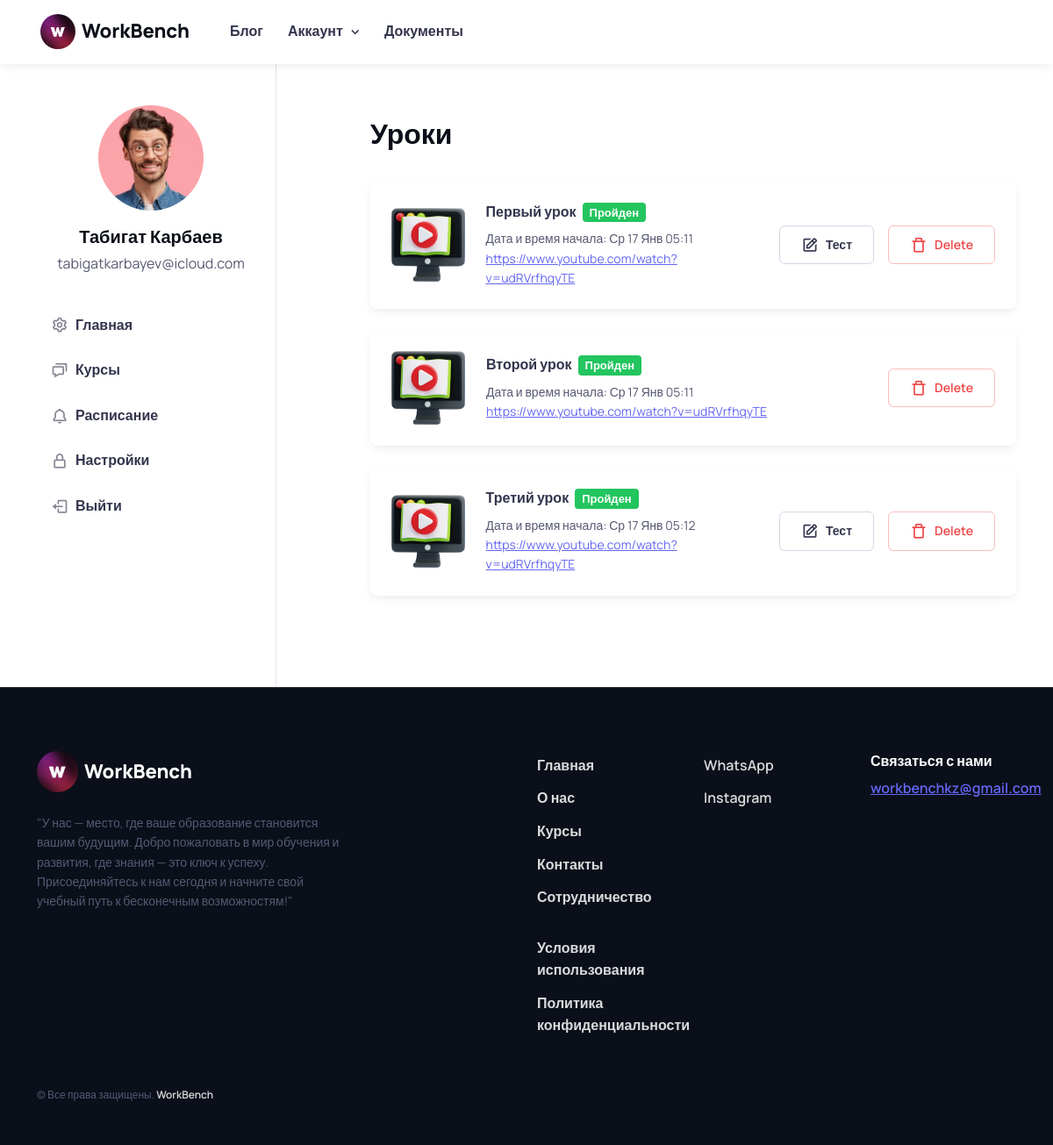
The page /users/student/courses/module/7/lessons/ (signed in) on the database its author committed.
### users/models.py (models this page shows, shortened)
class User(AbstractUser):
    ROLE_CHOICES = (
        ('student', 'Студент'),
        ('curator', 'Куратор'),
        ('admin', 'Администратор'),
    )
    COUNTRY_CHOICES = (
        ('kz', 'Казахстан'),
        ('ru', 'Россия'),
        ('ukr', 'Украина'),
        ('kg', 'Кыргызстан'),
        ('uz', 'Узбекистан'),
    )
    CITY_CHOICES = (
        ('tse', 'Астана'),
        ('ala', 'Алматы'),
        ('msq', 'Москва'),
        ('kiev', 'Киев'),
        ('bishkek', 'Бишкек'),
        ('tashkent', 'Ташкент'),
    )
    image = models.ImageField(upload_to='users_images', null=True, blank=True)
    role = models.CharField(max_length=10, choices=ROLE_CHOICES, default='student')
    phone = models.CharField(max_length=25, blank=True)
    bio = models.TextField(blank=True, null=True, default='Всем привет! Я ученик компании WorkBench!')
    country = models.CharField(choices=COUNTRY_CHOICES, max_length=15, default='kz')
    city = models.CharField(choices=CITY_CHOICES, max_length=20, default='tse')
    address = models.CharField(blank=True, null=True, default='', max_length=255)
    stream = models.ForeignKey('Stream', on_delete=models.SET_NULL, null=True, blank=True)

### courses/models.py (models this page shows, shortened)
class Lesson(models.Model):
    title = models.CharField(max_length=255)  # Название урока
    description = models.TextField()  # Описание урока
    zoom_link = models.URLField(blank=True, null=True)
    start_datetime = models.DateTimeField(blank=True, null=True)
    video = EmbedVideoField(blank=True, null=True) # Видео
    learn_documentation = models.FileField(blank=True, null=True)
    created_at = models.DateTimeField(auto_now_add=True, blank=True, null=True)
    order = models.PositiveIntegerField(default=0)
    module = models.ForeignKey(Module, on_delete=models.CASCADE)
    class Meta:
        verbose_name = 'Урок'
        verbose_name_plural = 'Уроки'

### courses/views.py (the view)
# urls.py: path('module/<int:module_id>/lessons/', LessonsByModule.as_view(), name='lessons_by_module'),
class LessonsByModule(View):
    template_student = 'student/starter-kit/lessons_list.html'
    template_curator = 'curator/starter-kit/lessons_list.html'
    template_admin = 'admin/starter-kit/lessons_list.html'
    def get(self, request, module_id):
        module = get_object_or_404(Module, id=module_id)
        lessons = module.lesson_set.all()  # Получаем все уроки модуля
        student = request.user
        test_results = {}
        if student.is_authenticated and student.role == 'student':
            for lesson in lessons:
                test_result = TestResult.objects.filter(student=student, lesson=lesson).first()
                test_results[lesson.id] = test_result
        context = {'module': module, 'lessons': lessons, 'test_results': test_results}
        if student.is_authenticated:
            if student.role == 'student':
                return render(request, self.template_student, context)
            elif student.role == 'curator':
                return render(request, self.template_curator, context)
            elif student.role == 'admin':
                return render(request, self.template_admin, context)
        return render(request, 'users/404.html')

### templates/student/starter-kit/lessons_list.html (shortened to what this page needs)
{% extends 'student/starter-kit/base.html' %}
{% load static %}
          {% block content %}
          <div class="col-md-8 offset-lg-1 pb-5 mb-2 mb-lg-4 pt-md-5 mt-n3 mt-md-0">
            <div class="ps-md-3 ps-lg-0 mt-md-2 pt-md-4 pb-md-2">
              <h1 class="h2 pt-xl-1 mb-3 pb-2 pb-lg-3">Уроки</h1>
              {% for lesson in lessons %}
              <div class="card d-sm-flex flex-sm-row align-items-sm-center justify-content-between border-0 shadow-sm p-3 p-md-4 mb-4">
                <div class="d-flex align-items-center pe-sm-3">
                  <a href="{% url 'users:student:courses:lesson_view' lesson_id=lesson.id %}"><img src="{% static 'student/images/lesson.webp' %}" width="84" alt="lesson"></a>
                  <div class="ps-3 ps-sm-4">
                    <h6 class="mb-2">
                        <a href="{% url 'users:student:courses:lesson_view' lesson_id=lesson.id %}">{{ lesson.title }}</a>
                        {% if test_results  %}
                            <span class="badge bg-success ms-1">Пройден</span>
                        {% else %}
                            <span class="badge bg-warning ms-1">Не пройден</span>
                        {% endif %}
                    </h6>
                    <div class="fs-sm">Дата и время начала: {{ lesson.start_datetime|date:"D d M H:i" }}</div>
                    {% if lesson.zoom_link %}
                    <div class="fs-sm"><a href="{{ lesson.zoom_link }}">{{ lesson.zoom_link }}</a></div>
                    {% endif %}
                  </div>
                </div>
                <div class="d-flex justify-content-end pt-3 pt-sm-0">
                    {% if lesson.test_set.exists %}
                  <a href="{% url 'users:student:courses:tests:take_test' lesson_id=lesson.id %}">
                      <button type="button" class="btn btn-outline-secondary px-3 px-xl-4 me-3">
                        <i class="bx bx-edit fs-xl me-lg-1 me-xl-2"></i>
                        <span class="d-none d-lg-inline">Тест</span>
                      </button>
                  </a>
                    {% endif %}
                  <button type="button" class="btn btn-outline-danger px-3 px-xl-4">
                    <i class="bx bx-trash-alt fs-xl me-lg-1 me-xl-2"></i>
                    <span class="d-none d-lg-inline">Delete</span>
                  </button>
                </div>
              </div>
              {% endfor %}
            </div>
          </div>
          {% endblock %}

### templates/student/starter-kit/base.html (shortened to what this page needs)
<!DOCTYPE html>
{% load static %}
{% load humanize %}
<html lang="en" data-bs-theme="light">
<head>
    <link rel="stylesheet" media="screen" href="{% static 'student/css/boxicons.min.css' %}">
    <link rel="stylesheet" media="screen" href="{% static 'student/css/swiper-bundle.min.css' %}">
    <link rel="stylesheet" media="screen" href="{% static 'student/css/theme.min.css' %}">
  </head>
  <body>
    <main class="page-wrapper">
      <header class="header navbar navbar-expand-lg bg-light border-bottom border-light shadow-sm fixed-top">
        <div class="container px-3">
          <a href="{% url 'website:home' %}" class="navbar-brand pe-3">
            <img src="{% static 'website/img/logo.jpg' %}" width="40" style="border-radius: 50px;" alt="WorkBench">
            WorkBench
          </a>
          <div id="navbarNav" class="offcanvas offcanvas-end">
            <div class="offcanvas-body">
              <ul class="navbar-nav me-auto mb-2 mb-lg-0">
                  <li class="nav-item">
                  <a href="{% url 'users:blog:blog' %}" class="nav-link">Блог</a>
                </li>
                <li class="nav-item dropdown">
                  <a href="#" class="nav-link dropdown-toggle" data-bs-toggle="dropdown" aria-current="page">Аккаунт</a>
                </li>
                <li class="nav-item">
                  <a href="docs/getting-started.html" class="nav-link">Документы</a>
                </li>
              </ul>
            </div>
          </div>
          <div class="form-check form-switch mode-switch pe-lg-1 ms-auto me-4" data-bs-toggle="mode">
          </div>
        </div>
      </header>
      <section class="container pt-5">
        <div class="row">
          <aside class="col-lg-3 col-md-4 border-end pb-5 mt-n5">
            <div class="position-sticky top-0">
              <div class="text-center pt-5">
                <div class="d-table position-relative mx-auto mt-2 mt-lg-4 pt-5 mb-3">
                  {% if user.image %}
                  <img src="{{ user.image.url }}" class="d-block rounded-circle" width="120" alt="{{ user.first_name }} {{ user.last_name }}">
                  {% else %}
                  <img src="{% static 'student/images/18.jpg' %}" class="d-block rounded-circle" width="120" alt="{{ user.first_name }} {{ user.last_name }}">
                  {% endif %}
                </div>
                <h2 class="h5 mb-1">{{ user.first_name }} {{ user.last_name }}</h2>
                <p class="mb-3 pb-3">{{ user.email }}</p>
                <div id="account-menu" class="list-group list-group-flush collapse d-md-block">
                {% with request.resolver_match.url_name as current_url_name %}
                  <a href="{% url 'users:student:dashboard' %}" class="list-group-item list-group-item-action d-flex align-items-center {% if current_url_name == 'dashboard' %}active{% endif %}">
                    <i class="bx bx-cog fs-xl opacity-60 me-2"></i>
                    Главная
                  </a>
                  <a href="{% url 'users:student:courses:courses' %}" class="list-group-item list-group-item-action d-flex align-items-center {% if current_url_name == 'courses' %}active{% endif %}">
                    <i class="bx bx-chat fs-xl opacity-60 me-2"></i>
                    Курсы
                  </a>
                  <a href="{% url 'users:student:schedule:student_schedule' %}" class="list-group-item list-group-item-action d-flex align-items-center {% if current_url_name == 'student-schedule' %}active{% endif %}">
                    <i class="bx bx-bell fs-xl opacity-60 me-2"></i>
                    Расписание
                  </a>
                  <a href="{% url 'users:student:profile' %}" class="list-group-item list-group-item-action d-flex align-items-center {% if current_url_name == 'profile' %}active{% endif %}">
                    <i class="bx bx-lock-alt fs-xl opacity-60 me-2"></i>
                    Настройки
                  </a>
                  <a href="{% url 'users:student:logout' %}" class="list-group-item list-group-item-action d-flex align-items-center">
                    <i class="bx bx-log-out fs-xl opacity-60 me-2"></i>
                    Выйти
                  </a>
                {% endwith %}
                </div>
              </div>
            </div>
          </aside>
          {% block content %}
          {% endblock %}
        </div>
      </section>
    </main>
    <footer class="footer bg-dark border-top border-light pt-5 pb-4 pb-lg-5" data-bs-theme="dark">
      <div class="container pt-lg-4">
        <div class="row pb-5">
          <div class="col-lg-4 col-md-6">
            <div class="navbar-brand text-dark p-0 me-0 mb-3 mb-lg-4">
              <img style="border-radius: 50px;" src="{% static 'website/img/logo.jpg' %}" width="47px" alt="WorkBench">
              WorkBench
            </div>
            <p class="fs-sm pb-lg-3 mb-4">"У нас — место, где ваше образование становится вашим будущим. Добро пожаловать в мир обучения и развития, где знания — это ключ к успеху. Присоединяйтесь к нам сегодня и начните свой учебный путь к бесконечным возможностям!"</p>
          </div>
          <div class="col-xl-6 col-lg-7 col-md-5 offset-xl-2 offset-md-1 pt-4 pt-md-1 pt-lg-0">
            <div id="footer-links" class="row">
              <div class="col-lg-4">
                <div id="useful-links" class="collapse d-lg-block" data-bs-parent="#footer-links">
                  <ul class="nav flex-column pb-lg-1 mb-lg-3">
                    <li class="nav-item"><a href="{% url 'website:home'%}#" class="nav-link d-inline-block px-0 pt-1 pb-2">Главная</a></li>
                    <li class="nav-item"><a href="{% url 'website:about'%}#" class="nav-link d-inline-block px-0 pt-1 pb-2">О нас</a></li>
                    <li class="nav-item"><a href="{% url 'website:courses'%}#" class="nav-link d-inline-block px-0 pt-1 pb-2">Курсы</a></li>
                    <li class="nav-item"><a href="{% url 'website:contacts'%}#" class="nav-link d-inline-block px-0 pt-1 pb-2">Контакты</a></li>
                    <li class="nav-item"><a href="{% url 'website:collaboration'%}#" class="nav-link d-inline-block px-0 pt-1 pb-2">Сотрудничество</a></li>
                  </ul>
                  <ul class="nav flex-column mb-2 mb-lg-0">
                    <li class="nav-item"><a href="{% url 'website:terms'%}#" class="nav-link d-inline-block px-0 pt-1 pb-2">Условия использования</a></li>
                    <li class="nav-item"><a href="{% url 'website:privacy'%}#" class="nav-link d-inline-block px-0 pt-1 pb-2">Политика конфиденциальности</a></li>
                  </ul>
                </div>
              </div>
              <div class="col-xl-4 col-lg-3">
                <div id="social-links" class="collapse d-lg-block" data-bs-parent="#footer-links">
                  <ul class="nav flex-column mb-2 mb-lg-0">
                    <a href="https://wa.me/87077772817" class="nav-link d-inline-block px-0 pt-1 pb-2">WhatsApp</a>
                    <li class="nav-item"><a href="https://www.instagram.com/workbench.kz/" class="nav-link d-inline-block px-0 pt-1 pb-2">Instagram</a></li>
                  </ul>
                </div>
              </div>
              <div class="col-xl-4 col-lg-5 pt-2 pt-lg-0">
                <h6 class="mb-2">Связаться с нами</h6>
                <a href="mailto:workbenchkz@gmail.com" class="fw-medium">workbenchkz@gmail.com</a>
              </div>
            </div>
          </div>
        </div>
        <p class="nav d-block fs-xs text-center text-md-start pb-2 pb-lg-0 mb-0">
          &copy; Все права защищены.
          <a class="nav-link d-inline-block p-0" href="{% url 'website:home' %}" target="_blank" rel="noopener">WorkBench</a>
        </p>
      </div>
    </footer>
</body>
</html>

### rows shown on the page
User: image (picture), first_name "Табигат", last_name "Карбаев", email "tabigatkarbayev@icloud.com"
Lesson: title "Первый урок", start_datetime "Ср 17 Янв 05:11", zoom_link "https://www.youtube.com/watch?v=udRVrfhqyTE", shows "Тест"
Lesson: title "Второй урок", start_datetime "Ср 17 Янв 05:11", zoom_link "https://www.youtube.com/watch?v=udRVrfhqyTE"
Lesson: title "Третий урок", start_datetime "Ср 17 Янв 05:12", zoom_link "https://www.youtube.com/watch?v=udRVrfhqyTE", shows "Тест"
